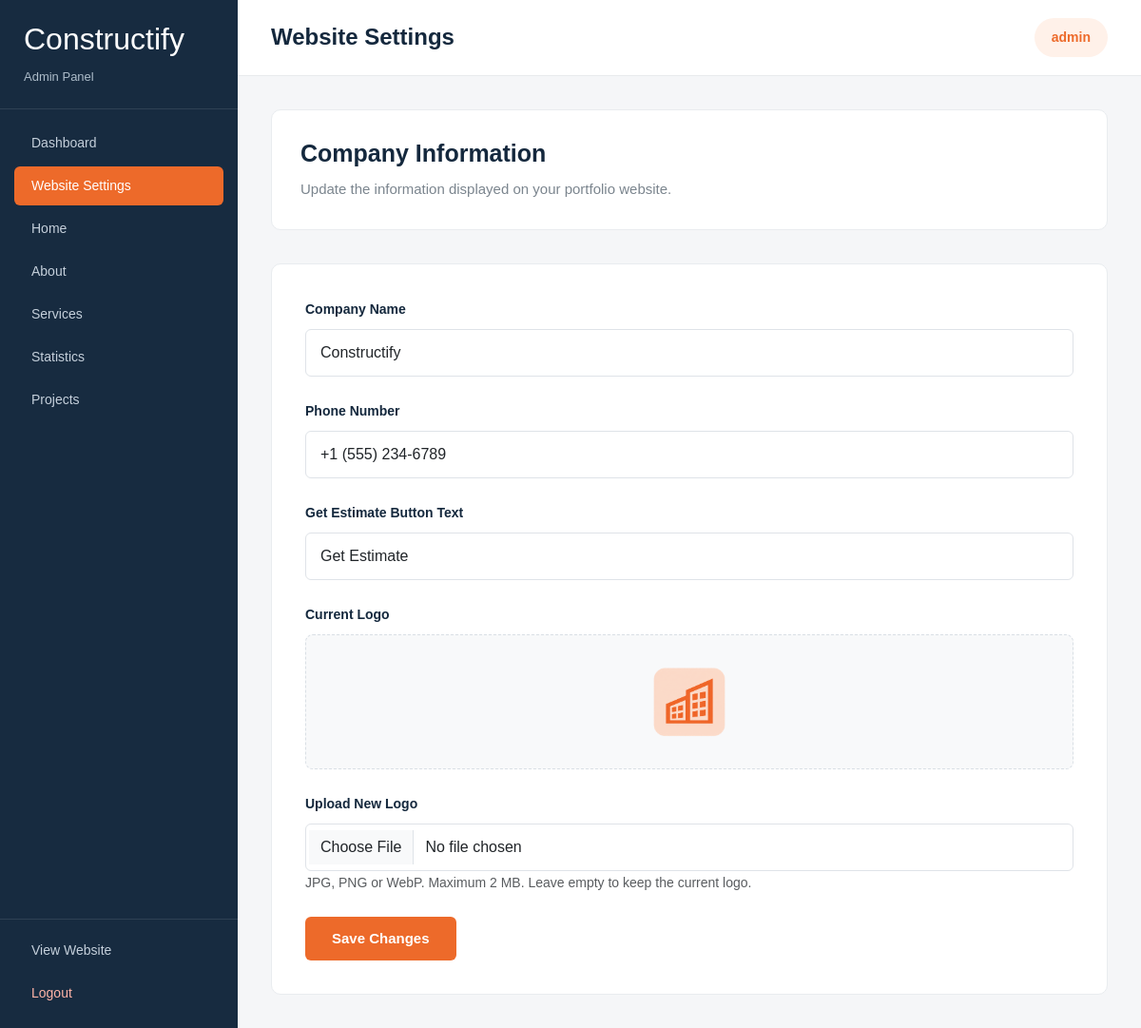
Page /admin/settings.php (signed in) on the committed database.
### tables this page shows
CREATE TABLE `site_settings` (
  `id` int(11) NOT NULL,
  `company_name` varchar(100) DEFAULT NULL,
  `logo` varchar(255) DEFAULT NULL,
  `phone_number` varchar(30) DEFAULT NULL,
  `estimate_button_text` varchar(100) DEFAULT NULL
);

### admin/settings.php (the view, shortened to what this page needs)
<?php
require_once '../config/database.php';
$stmt = $pdo->query("SELECT * FROM site_settings LIMIT 1");
$settings = $stmt->fetch(PDO::FETCH_ASSOC);
?>
<!DOCTYPE html>
<html lang="en">
<head>
    <link
        href="https://cdn.jsdelivr.net/npm/bootstrap@5.3.3/dist/css/bootstrap.min.css"
        rel="stylesheet"
    >
    <link rel="stylesheet" href="assets/admin.css">
</head>
<body>
<div class="admin-layout">
    <aside class="admin-sidebar" id="adminSidebar">
        <div class="sidebar-brand">
            <h2>Constructify</h2>
            <span>Admin Panel</span>
        </div>
        <nav class="sidebar-nav">
            <a href="dashboard.php" class="sidebar-link">Dashboard</a>
            <a href="settings.php" class="sidebar-link active">
                Website Settings
            </a>
            <a href="home.php" class="sidebar-link">Home</a>
            <a href="about.php" class="sidebar-link">About</a>
            <a href="services.php" class="sidebar-link">Services</a>
            <a href="statistics.php" class="sidebar-link">Statistics</a>
            <a href="projects.php" class="sidebar-link">Projects</a>
        </nav>
        <div class="sidebar-bottom">
            <a href="../index.php" target="_blank"
               rel="noopener" class="sidebar-link">
                View Website
            </a>
            <a href="logout.php" class="sidebar-link logout-link">
                Logout
            </a>
        </div>
    </aside>
    <div class="admin-main">
        <header class="admin-header">
            <div class="header-left">
                <h1>Website Settings</h1>
            </div>
            <div class="admin-user">
                <?= htmlspecialchars($_SESSION['admin_username']) ?>
            </div>
        </header>
        <main class="admin-content">
            <div class="settings-container">
                <div class="welcome-section">
                    <h2>Company Information</h2>
                    <p>
                        Update the information displayed
                        on your portfolio website.
                    </p>
                </div>
                <form
                    method="POST"
                    enctype="multipart/form-data"
                    class="settings-form"
                >
                    <div class="mb-4">
                        <label for="company_name" class="form-label">
                            Company Name
                        </label>
                        <input
                            type="text"
                            class="form-control"
                            id="company_name"
                            name="company_name"
                            maxlength="150"
                            value="<?= htmlspecialchars($settings['company_name'] ?? '', ENT_QUOTES, 'UTF-8') ?>"
                            required
                        >
                    </div>
                    <div class="mb-4">
                        <label for="phone_number" class="form-label">
                            Phone Number
                        </label>
                        <input
                            type="tel"
                            class="form-control"
                            id="phone_number"
                            name="phone_number"
                            maxlength="50"
                            value="<?= htmlspecialchars($settings['phone_number'] ?? '', ENT_QUOTES, 'UTF-8') ?>"
                            required
                        >
                    </div>
                    <div class="mb-4">
                        <label for="estimate_button_text" class="form-label">
                            Get Estimate Button Text
                        </label>
                        <input
                            type="text"
                            class="form-control"
                            id="estimate_button_text"
                            name="estimate_button_text"
                            maxlength="100"
                            value="<?= htmlspecialchars($settings['estimate_button_text'] ?? '', ENT_QUOTES, 'UTF-8') ?>"
                            required
                        >
                    </div>
                    <div class="mb-4">
                        <label class="form-label">
                            Current Logo
                        </label>
                        <div class="current-logo">
                            <?php if (!empty($settings['logo'])): ?>
                                <img
                                    src="../<?= htmlspecialchars($settings['logo'], ENT_QUOTES, 'UTF-8') ?>"
                                    alt="Company Logo"
                                >
                            <?php else: ?>
                                <p class="text-muted mb-0">
                                    No logo uploaded yet.
                                </p>
                            <?php endif; ?>
                        </div>
                    </div>
                    <div class="mb-4">
                        <label for="logo" class="form-label">
                            Upload New Logo
                        </label>
                        <input
                            type="file"
                            class="form-control"
                            id="logo"
                            name="logo"
                            accept=".jpg,.jpeg,.png,.webp"
                        >
                        <small class="text-muted">
                            JPG, PNG or WebP. Maximum 2 MB.
                            Leave empty to keep the current logo.
                        </small>
                    </div>
                    <button type="submit" class="save-settings-btn">
                        Save Changes
                    </button>
                </form>
            </div>
        </main>
    </div>
</div>
</body>
</html>

### admin/assets/admin.css (style rules this page uses)
:root { --primary-color: #ed6a2a; --dark-color: #14283d; --sidebar-color: #172b40; --background-color: #f5f6f8; }
* { box-sizing: border-box; }
body { margin: 0; font-family: Arial, sans-serif; background: var(--background-color); color: var(--dark-color); }
.admin-layout { display: flex; min-height: 100vh; }
.admin-sidebar { position: fixed; top: 0; left: 0; bottom: 0; width: 250px; background: var(--sidebar-color); color: white; display: flex; flex-direction: column; z-index: 1000; overflow-y: auto; }
.sidebar-brand { padding: 22px 25px; border-bottom: 1px solid rgba(255, 255, 255, 0.1); }
.sidebar-brand span { font-size: 13px; color: #aebdca; }
.sidebar-nav { padding: 15px; }
.sidebar-link { display: block; padding: 10px 18px; margin-bottom: 4px; color: #c5d0db; text-decoration: none; border-radius: 6px; font-size: 14px; transition: background-color 0.2s, color 0.2s; }
.sidebar-link.active { background: var(--primary-color); color: white; }
.sidebar-bottom { margin-top: auto; padding: 12px 15px; border-top: 1px solid rgba(255, 255, 255, 0.1); background: var(--sidebar-color); }
.logout-link { color: #ffb4a7; }
.admin-main { margin-left: 250px; width: calc(100% - 250px); min-width: 0; }
.admin-header { height: 80px; background: white; border-bottom: 1px solid #e8eaed; padding: 0 35px; display: flex; align-items: center; justify-content: space-between; }
.header-left { display: flex; align-items: center; gap: 15px; }
.admin-header h1 { font-size: 24px; font-weight: 700; margin: 0; }
.admin-user { background: #fff1e9; color: var(--primary-color); padding: 10px 18px; border-radius: 30px; font-size: 14px; font-weight: 600; }
.admin-content { padding: 35px; }
.welcome-section { background: white; padding: 30px; border-radius: 10px; border: 1px solid #e9ecef; margin-bottom: 35px; }
.welcome-section h2 { font-size: 25px; font-weight: 700; margin-bottom: 12px; }
.welcome-section p { color: #7b858e; font-size: 15px; margin-bottom: 0; }
.settings-container { max-width: 900px; }
.settings-form { background: white; border: 1px solid #e9ecef; border-radius: 10px; padding: 35px; }
.settings-form .form-label { font-size: 14px; font-weight: 600; color: var(--dark-color); margin-bottom: 10px; }
.settings-form .form-control { padding: 12px 15px; border-color: #dfe3e8; border-radius: 6px; }
.current-logo { display: flex; align-items: center; justify-content: center; min-height: 120px; background: #f8f9fa; border: 1px dashed #d9dfe5; border-radius: 8px; padding: 20px; }
.current-logo img { max-width: 180px; max-height: 100px; object-fit: contain; }
.save-settings-btn { background: var(--primary-color); color: white; border: none; border-radius: 6px; padding: 12px 28px; font-size: 15px; font-weight: 600; cursor: pointer; }

### rows in the picture
site_settings: company_name "Constructify", phone_number "+1 (555) 234-6789", estimate_button_text "Get Estimate", logo (picture)

### other values in the picture
$_SESSION['admin_username'] "admin"
